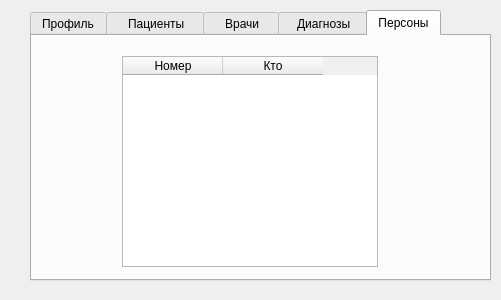
<?xml version="1.0" encoding="UTF-8"?>
<ui version="4.0">
 <class>Form</class>
 <widget class="QWidget" name="Form">
  <property name="geometry">
   <rect>
    <x>0</x>
    <y>0</y>
    <width>501</width>
    <height>300</height>
   </rect>
  </property>
  <property name="windowTitle">
   <string>Form</string>
  </property>
  <widget class="QTabWidget" name="tabWidget">
   <property name="geometry">
    <rect>
     <x>30</x>
     <y>10</y>
     <width>461</width>
     <height>271</height>
    </rect>
   </property>
   <property name="currentIndex">
    <number>4</number>
   </property>
   <widget class="QWidget" name="tab">
    <attribute name="title">
     <string>Профиль</string>
    </attribute>
    <widget class="QLabel" name="admin_name">
     <property name="geometry">
      <rect>
       <x>30</x>
       <y>30</y>
       <width>121</width>
       <height>31</height>
      </rect>
     </property>
     <property name="text">
      <string/>
     </property>
    </widget>
   </widget>
   <widget class="QWidget" name="tab_2">
    <attribute name="title">
     <string>   Пациенты  </string>
    </attribute>
    <widget class="QTableWidget" name="patient_table">
     <property name="geometry">
      <rect>
       <x>40</x>
       <y>10</y>
       <width>331</width>
       <height>181</height>
      </rect>
     </property>
     <column>
      <property name="text">
       <string>Логин</string>
      </property>
     </column>
     <column>
      <property name="text">
       <string>Пароль</string>
      </property>
     </column>
    </widget>
    <widget class="QPushButton" name="pat_del">
     <property name="geometry">
      <rect>
       <x>80</x>
       <y>202</y>
       <width>100</width>
       <height>31</height>
      </rect>
     </property>
     <property name="text">
      <string>Удалить</string>
     </property>
    </widget>
    <widget class="QPushButton" name="save">
     <property name="geometry">
      <rect>
       <x>230</x>
       <y>202</y>
       <width>101</width>
       <height>31</height>
      </rect>
     </property>
     <property name="text">
      <string>Сохранить</string>
     </property>
    </widget>
   </widget>
   <widget class="QWidget" name="tab_3">
    <attribute name="title">
     <string>   Врачи  </string>
    </attribute>
    <widget class="QTableWidget" name="docs_table">
     <property name="geometry">
      <rect>
       <x>10</x>
       <y>62</y>
       <width>421</width>
       <height>181</height>
      </rect>
     </property>
     <attribute name="horizontalHeaderMinimumSectionSize">
      <number>49</number>
     </attribute>
     <attribute name="verticalHeaderDefaultSectionSize">
      <number>39</number>
     </attribute>
     <attribute name="verticalHeaderMinimumSectionSize">
      <number>32</number>
     </attribute>
     <column>
      <property name="text">
       <string>Логин</string>
      </property>
     </column>
     <column>
      <property name="text">
       <string>Должность и описание</string>
      </property>
     </column>
     <column>
      <property name="text">
       <string>Имя</string>
      </property>
     </column>
    </widget>
    <widget class="QPushButton" name="doc_del">
     <property name="geometry">
      <rect>
       <x>20</x>
       <y>20</y>
       <width>100</width>
       <height>31</height>
      </rect>
     </property>
     <property name="text">
      <string>Удалить</string>
     </property>
    </widget>
    <widget class="QPushButton" name="add_doctor">
     <property name="geometry">
      <rect>
       <x>270</x>
       <y>20</y>
       <width>121</width>
       <height>31</height>
      </rect>
     </property>
     <property name="text">
      <string>Добавить врача</string>
     </property>
    </widget>
    <widget class="QPushButton" name="restart">
     <property name="geometry">
      <rect>
       <x>140</x>
       <y>20</y>
       <width>111</width>
       <height>31</height>
      </rect>
     </property>
     <property name="text">
      <string>Обновить</string>
     </property>
    </widget>
   </widget>
   <widget class="QWidget" name="tab_4">
    <attribute name="title">
     <string>  Диагнозы </string>
    </attribute>
    <widget class="QTableWidget" name="diagz_table">
     <property name="geometry">
      <rect>
       <x>10</x>
       <y>10</y>
       <width>431</width>
       <height>181</height>
      </rect>
     </property>
     <column>
      <property name="text">
       <string>Дата</string>
      </property>
     </column>
     <column>
      <property name="text">
       <string>Логин</string>
      </property>
     </column>
     <column>
      <property name="text">
       <string>Логин врача</string>
      </property>
     </column>
     <column>
      <property name="text">
       <string>Имя врача</string>
      </property>
     </column>
     <column>
      <property name="text">
       <string>Проблема</string>
      </property>
     </column>
     <column>
      <property name="text">
       <string>Диагноз</string>
      </property>
     </column>
    </widget>
    <widget class="QPushButton" name="diag_del">
     <property name="geometry">
      <rect>
       <x>90</x>
       <y>200</y>
       <width>100</width>
       <height>31</height>
      </rect>
     </property>
     <property name="text">
      <string>Удалить</string>
     </property>
    </widget>
    <widget class="QPushButton" name="pushButton_6">
     <property name="geometry">
      <rect>
       <x>280</x>
       <y>200</y>
       <width>100</width>
       <height>31</height>
      </rect>
     </property>
     <property name="text">
      <string>Сохранить</string>
     </property>
    </widget>
   </widget>
   <widget class="QWidget" name="tab_5">
    <attribute name="title">
     <string>Персоны</string>
    </attribute>
    <widget class="QTableWidget" name="who_table">
     <property name="geometry">
      <rect>
       <x>90</x>
       <y>20</y>
       <width>256</width>
       <height>211</height>
      </rect>
     </property>
     <column>
      <property name="text">
       <string>Номер</string>
      </property>
     </column>
     <column>
      <property name="text">
       <string>Кто</string>
      </property>
     </column>
    </widget>
   </widget>
  </widget>
 </widget>
 <resources/>
 <connections/>
</ui>
